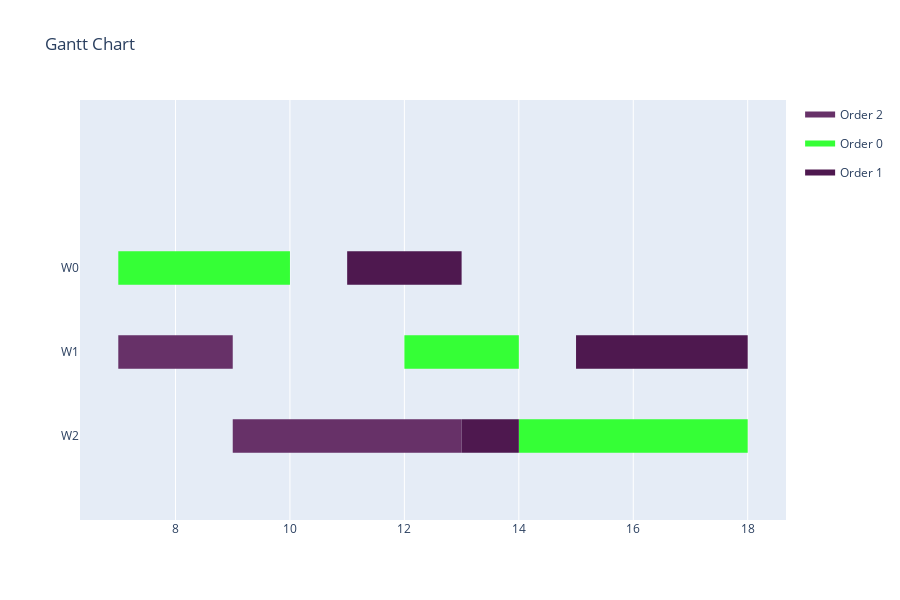

Write notebook code for a chart like this one.
### Code cell
data = []
for i in range(len(jobs_to_schedule)):
    data.append([assignments[i], jobs_to_schedule[i], solution[i], durations[i]])
visualize(data)

### Figure 1 — Plotly figure (JSON) as saved in the notebook; plotly's stock layout.template omitted (floating-point values rounded to 4 significant figures)
{"data": [{"fill": "toself", "fillcolor": "rgb(103, 49, 104)", "hoverinfo": "name", "legendgroup": "rgb(103, 49, 104)", "mode": "none", "name": "Order 2", "type": "scatter", "x": [7, 9, 9, 7, 7, 9, 13, 13, 9], "y": [0.8, 0.8, 1.2, 1.2, null, -0.2, -0.2, 0.2, 0.2]}, {"fill": "toself", "fillcolor": "rgb(53, 255, 54)", "hoverinfo": "name", "legendgroup": "rgb(53, 255, 54)", "mode": "none", "name": "Order 0", "type": "scatter", "x": [7, 10, 10, 7, 7, 12, 14, 14, 12, 12, 14, 18, 18, 14], "y": [1.8, 1.8, 2.2, 2.2, null, 0.8, 0.8, 1.2, 1.2, null, -0.2, -0.2, 0.2, 0.2]}, {"fill": "toself", "fillcolor": "rgb(78, 24, 79)", "hoverinfo": "name", "legendgroup": "rgb(78, 24, 79)", "mode": "none", "name": "Order 1", "type": "scatter", "x": [11, 13, 13, 11, 11, 13, 14, 14, 13, 13, 15, 18, 18, 15], "y": [1.8, 1.8, 2.2, 2.2, null, -0.2, -0.2, 0.2, 0.2, null, 0.8, 0.8, 1.2, 1.2]}, {"legendgroup": "rgb(103, 49, 104)", "marker": {"color": "rgb(103, 49, 104)", "opacity": 0, "size": 1}, "mode": "markers", "name": "", "showlegend": false, "text": [null, null, null, null], "type": "scatter", "x": [7, 9, 9, 13], "y": [1, 1, 0, 0]}, {"legendgroup": "rgb(53, 255, 54)", "marker": {"color": "rgb(53, 255, 54)", "opacity": 0, "size": 1}, "mode": "markers", "name": "", "showlegend": false, "text": [null, null, null, null, null, null], "type": "scatter", "x": [7, 10, 12, 14, 14, 18], "y": [2, 2, 1, 1, 0, 0]}, {"legendgroup": "rgb(78, 24, 79)", "marker": {"color": "rgb(78, 24, 79)", "opacity": 0, "size": 1}, "mode": "markers", "name": "", "showlegend": false, "text": [null, null, null, null, null, null], "type": "scatter", "x": [11, 13, 13, 14, 15, 18], "y": [2, 2, 0, 0, 1, 1]}], "layout": {"height": 600, "hovermode": "closest", "showlegend": true, "title": {"text": "Gantt Chart"}, "xaxis": {"rangeselector": {"buttons": [{"count": 7, "label": "1w", "step": "day", "stepmode": "backward"}, {"count": 1, "label": "1m", "step": "month", "stepmode": "backward"}, {"count": 6, "label": "6m", "step": "month", "stepmode": "backward"}, {"count": 1, "label": "YTD", "step": "year", "stepmode": "todate"}, {"count": 1, "label": "1y", "step": "year", "stepmode": "backward"}, {"step": "all"}]}, "showgrid": true, "type": "linear", "zeroline": false}, "yaxis": {"autorange": false, "range": [-1, 4], "showgrid": false, "ticktext": ["W2", "W1", "W0"], "tickvals": [0, 1, 2], "zeroline": false}}}
